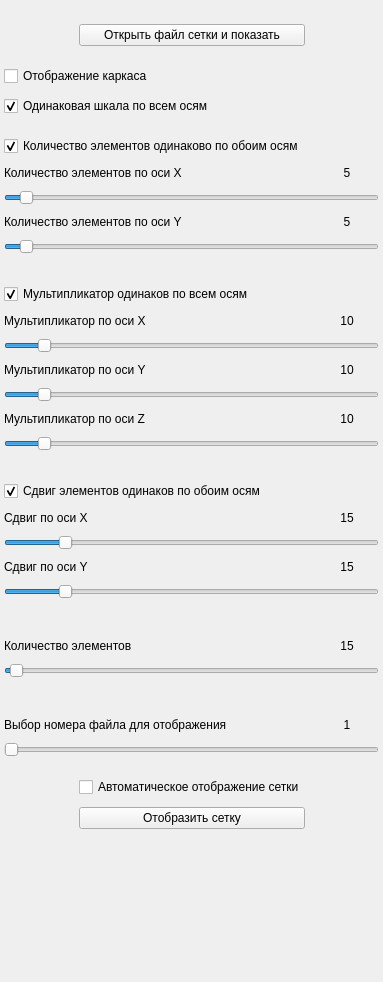
            <widget class="QWidget" name="mesh_configurator_scroll_area_widget">
             <property name="geometry">
              <rect>
               <x>0</x>
               <y>-7</y>
               <width>383</width>
               <height>982</height>
              </rect>
             </property>
             <layout class="QGridLayout" name="gridLayout_5" columnstretch="1,3,1">
              <property name="leftMargin">
               <number>4</number>
              </property>
              <property name="topMargin">
               <number>4</number>
              </property>
              <property name="rightMargin">
               <number>4</number>
              </property>
              <property name="bottomMargin">
               <number>4</number>
              </property>
              <property name="spacing">
               <number>10</number>
              </property>
              <item row="11" column="0" colspan="3">
               <widget class="QSlider" name="axis_y_count_slider">
                <property name="minimum">
                 <number>1</number>
                </property>
                <property name="maximum">
                 <number>100</number>
                </property>
                <property name="singleStep">
                 <number>5</number>
                </property>
                <property name="pageStep">
                 <number>1</number>
                </property>
                <property name="value">
                 <number>5</number>
                </property>
                <property name="orientation">
                 <enum>Qt::Horizontal</enum>
                </property>
               </widget>
              </item>
              <item row="18" column="2">
               <widget class="QLabel" name="axis_z_multiplier_slider_value_label">
                <property name="text">
                 <string>10</string>
                </property>
                <property name="alignment">
                 <set>Qt::AlignCenter</set>
                </property>
               </widget>
              </item>
              <item row="1" column="1">
               <widget class="QPushButton" name="open_and_show_mesh_button">
                <property name="text">
                 <string>Открыть файл сетки и показать</string>
                </property>
               </widget>
              </item>
              <item row="10" column="0" colspan="2">
               <widget class="QLabel" name="axis_y_count_label">
                <property name="text">
                 <string>Количество элементов по оси Y</string>
                </property>
               </widget>
              </item>
              <item row="6" column="0" colspan="3">
               <spacer name="verticalSpacer_22">
                <property name="orientation">
                 <enum>Qt::Vertical</enum>
                </property>
                <property name="sizeType">
                 <enum>QSizePolicy::Fixed</enum>
                </property>
                <property name="sizeHint" stdset="0">
                 <size>
                  <width>20</width>
                  <height>10</height>
                 </size>
                </property>
               </spacer>
              </item>
              <item row="22" column="2">
               <widget class="QLabel" name="axis_x_offset_slider_value_label">
                <property name="text">
                 <string>15</string>
                </property>
                <property name="alignment">
                 <set>Qt::AlignCenter</set>
                </property>
               </widget>
              </item>
              <item row="22" column="0" colspan="2">
               <widget class="QLabel" name="axis_x_offset_label">
                <property name="text">
                 <string>Сдвиг по оси X</string>
                </property>
               </widget>
              </item>
              <item row="25" column="0" colspan="3">
               <widget class="QSlider" name="axis_y_offset_slider">
                <property name="minimum">
                 <number>0</number>
                </property>
                <property name="maximum">
                 <number>100</number>
                </property>
                <property name="pageStep">
                 <number>1</number>
                </property>
                <property name="value">
                 <number>15</number>
                </property>
                <property name="orientation">
                 <enum>Qt::Horizontal</enum>
                </property>
               </widget>
              </item>
              <item row="20" column="0" colspan="3">
               <spacer name="verticalSpacer_16">
                <property name="orientation">
                 <enum>Qt::Vertical</enum>
                </property>
                <property name="sizeType">
                 <enum>QSizePolicy::Fixed</enum>
                </property>
                <property name="sizeHint" stdset="0">
                 <size>
                  <width>20</width>
                  <height>20</height>
                 </size>
                </property>
               </spacer>
              </item>
              <item row="21" column="0" colspan="3">
               <widget class="QCheckBox" name="same_offset_by_axis_check_box">
                <property name="text">
                 <string>Сдвиг элементов одинаков по обоим осям</string>
                </property>
                <property name="checked">
                 <bool>true</bool>
                </property>
               </widget>
              </item>
              <item row="17" column="0" colspan="3">
               <widget class="QSlider" name="axis_y_multiplier_slider">
                <property name="minimum">
                 <number>1</number>
                </property>
                <property name="maximum">
                 <number>100</number>
                </property>
                <property name="pageStep">
                 <number>1</number>
                </property>
                <property name="value">
                 <number>10</number>
                </property>
                <property name="orientation">
                 <enum>Qt::Horizontal</enum>
                </property>
               </widget>
              </item>
              <item row="31" column="0" colspan="3">
               <widget class="QSlider" name="file_number_slider">
                <property name="minimum">
                 <number>1</number>
                </property>
                <property name="maximum">
                 <number>1</number>
                </property>
                <property name="pageStep">
                 <number>1</number>
                </property>
                <property name="orientation">
                 <enum>Qt::Horizontal</enum>
                </property>
               </widget>
              </item>
              <item row="26" column="0" colspan="3">
               <spacer name="verticalSpacer_17">
                <property name="orientation">
                 <enum>Qt::Vertical</enum>
                </property>
                <property name="sizeType">
                 <enum>QSizePolicy::Fixed</enum>
                </property>
                <property name="sizeHint" stdset="0">
                 <size>
                  <width>20</width>
                  <height>30</height>
                 </size>
                </property>
               </spacer>
              </item>
              <item row="32" column="0" colspan="3">
               <spacer name="verticalSpacer_19">
                <property name="orientation">
                 <enum>Qt::Vertical</enum>
                </property>
                <property name="sizeType">
                 <enum>QSizePolicy::Fixed</enum>
                </property>
                <property name="sizeHint" stdset="0">
                 <size>
                  <width>20</width>
                  <height>10</height>
                 </size>
                </property>
               </spacer>
              </item>
              <item row="7" column="0" colspan="3">
               <widget class="QCheckBox" name="same_count_by_axis_check_box">
                <property name="text">
                 <string>Количество элементов одинаково по обоим осям</string>
                </property>
                <property name="checked">
                 <bool>true</bool>
                </property>
               </widget>
              </item>
              <item row="29" column="0" colspan="3">
               <spacer name="verticalSpacer_18">
                <property name="orientation">
                 <enum>Qt::Vertical</enum>
                </property>
                <property name="sizeType">
                 <enum>QSizePolicy::Fixed</enum>
                </property>
                <property name="sizeHint" stdset="0">
                 <size>
                  <width>20</width>
                  <height>30</height>
                 </size>
                </property>
               </spacer>
              </item>
              <item row="15" column="0" colspan="3">
               <widget class="QSlider" name="axis_x_multiplier_slider">
                <property name="minimum">
                 <number>1</number>
                </property>
                <property name="maximum">
                 <number>100</number>
                </property>
                <property name="pageStep">
                 <number>1</number>
                </property>
                <property name="value">
                 <number>10</number>
                </property>
                <property name="orientation">
                 <enum>Qt::Horizontal</enum>
                </property>
               </widget>
              </item>
              <item row="33" column="1">
               <widget class="QCheckBox" name="create_mesh_live_check_box">
                <property name="text">
                 <string>Автоматическое отображение сетки</string>
                </property>
               </widget>
              </item>
              <item row="4" column="0" colspan="3">
               <widget class="QCheckBox" name="show_frame_check_box">
                <property name="text">
                 <string>Отображение каркаса</string>
                </property>
               </widget>
              </item>
              <item row="27" column="2">
               <widget class="QLabel" name="total_count_slider_value_label">
                <property name="text">
                 <string>15</string>
                </property>
                <property name="alignment">
                 <set>Qt::AlignCenter</set>
                </property>
               </widget>
              </item>
              <item row="10" column="2">
               <widget class="QLabel" name="axis_y_count_slider_value_label">
                <property name="text">
                 <string>5</string>
                </property>
                <property name="alignment">
                 <set>Qt::AlignCenter</set>
                </property>
               </widget>
              </item>
              <item row="18" column="0" colspan="2">
               <widget class="QLabel" name="axis_z_multiplier_label">
                <property name="text">
                 <string>Мультипликатор по оси Z</string>
                </property>
               </widget>
              </item>
              <item row="34" column="1">
               <widget class="QPushButton" name="create_mesh_button">
                <property name="text">
                 <string>Отобразить сетку</string>
                </property>
               </widget>
              </item>
              <item row="30" column="0" colspan="2">
               <widget class="QLabel" name="file_number_label">
                <property name="text">
                 <string>Выбор номера файла для отображения</string>
                </property>
               </widget>
              </item>
              <item row="12" column="0" colspan="3">
               <spacer name="verticalSpacer_15">
                <property name="orientation">
                 <enum>Qt::Vertical</enum>
                </property>
                <property name="sizeType">
                 <enum>QSizePolicy::Fixed</enum>
                </property>
                <property name="sizeHint" stdset="0">
                 <size>
                  <width>20</width>
                  <height>20</height>
                 </size>
                </property>
               </spacer>
              </item>
              <item row="16" column="0" colspan="2">
               <widget class="QLabel" name="axis_y_multiplier_label">
                <property name="text">
                 <string>Мультипликатор по оси Y</string>
                </property>
               </widget>
              </item>
              <item row="24" column="0" colspan="2">
               <widget class="QLabel" name="axis_y_offset_label">
                <property name="text">
                 <string>Сдвиг по оси Y</string>
                </property>
               </widget>
              </item>
              <item row="14" column="2">
               <widget class="QLabel" name="axis_x_multiplier_slider_value_label">
                <property name="text">
                 <string>10</string>
                </property>
                <property name="alignment">
                 <set>Qt::AlignCenter</set>
                </property>
               </widget>
              </item>
              <item row="23" column="0" colspan="3">
               <widget class="QSlider" name="axis_x_offset_slider">
                <property name="minimum">
                 <number>0</number>
                </property>
                <property name="maximum">
                 <number>100</number>
                </property>
                <property name="pageStep">
                 <number>1</number>
                </property>
                <property name="value">
                 <number>15</number>
                </property>
                <property name="orientation">
                 <enum>Qt::Horizontal</enum>
                </property>
               </widget>
              </item>
              <item row="35" column="1">
               <spacer name="verticalSpacer_20">
                <property name="orientation">
                 <enum>Qt::Vertical</enum>
                </property>
                <property name="sizeType">
                 <enum>QSizePolicy::MinimumExpanding</enum>
                </property>
                <property name="sizeHint" stdset="0">
                 <size>
                  <width>20</width>
                  <height>10</height>
                 </size>
                </property>
               </spacer>
              </item>
              <item row="27" column="0" colspan="2">
               <widget class="QLabel" name="total_count_label">
                <property name="text">
                 <string>Количество элементов</string>
                </property>
               </widget>
              </item>
              <item row="8" column="0" colspan="2">
               <widget class="QLabel" name="axis_x_count_label">
                <property name="text">
                 <string>Количество элементов по оси X</string>
                </property>
               </widget>
              </item>
              <item row="19" column="0" colspan="3">
               <widget class="QSlider" name="axis_z_multiplier_slider">
                <property name="minimum">
                 <number>1</number>
                </property>
                <property name="maximum">
                 <number>100</number>
                </property>
                <property name="pageStep">
                 <number>1</number>
                </property>
                <property name="value">
                 <number>10</number>
                </property>
                <property name="orientation">
                 <enum>Qt::Horizontal</enum>
                </property>
               </widget>
              </item>
              <item row="14" column="0" colspan="2">
               <widget class="QLabel" name="axis_x_multiplier_label">
                <property name="text">
                 <string>Мультипликатор по оси X</string>
                </property>
               </widget>
              </item>
              <item row="30" column="2">
               <widget class="QLabel" name="file_number_slider_value_label">
                <property name="text">
                 <string>1</string>
                </property>
                <property name="alignment">
                 <set>Qt::AlignCenter</set>
                </property>
               </widget>
              </item>
              <item row="0" column="0" colspan="3">
               <spacer name="verticalSpacer_21">
                <property name="orientation">
                 <enum>Qt::Vertical</enum>
                </property>
                <property name="sizeType">
                 <enum>QSizePolicy::Fixed</enum>
                </property>
                <property name="sizeHint" stdset="0">
                 <size>
                  <width>20</width>
                  <height>20</height>
                 </size>
                </property>
               </spacer>
              </item>
              <item row="13" column="0" colspan="3">
               <widget class="QCheckBox" name="same_multiplier_by_axis_check_box">
                <property name="text">
                 <string>Мультипликатор одинаков по всем осям</string>
                </property>
                <property name="checked">
                 <bool>true</bool>
                </property>
               </widget>
              </item>
              <item row="16" column="2">
               <widget class="QLabel" name="axis_y_multiplier_slider_value_label">
                <property name="text">
                 <string>10</string>
                </property>
                <property name="alignment">
                 <set>Qt::AlignCenter</set>
                </property>
               </widget>
              </item>
              <item row="9" column="0" colspan="3">
               <widget class="QSlider" name="axis_x_count_slider">
                <property name="minimum">
                 <number>1</number>
                </property>
                <property name="maximum">
                 <number>100</number>
                </property>
                <property name="pageStep">
                 <number>1</number>
                </property>
                <property name="value">
                 <number>5</number>
                </property>
                <property name="orientation">
                 <enum>Qt::Horizontal</enum>
                </property>
               </widget>
              </item>
              <item row="28" column="0" colspan="3">
               <widget class="QSlider" name="total_count_slider">
                <property name="minimum">
                 <number>1</number>
                </property>
                <property name="maximum">
                 <number>1000</number>
                </property>
                <property name="pageStep">
                 <number>1</number>
                </property>
                <property name="value">
                 <number>15</number>
                </property>
                <property name="orientation">
                 <enum>Qt::Horizontal</enum>
                </property>
               </widget>
              </item>
              <item row="2" column="0" colspan="3">
               <spacer name="verticalSpacer_14">
                <property name="orientation">
                 <enum>Qt::Vertical</enum>
                </property>
                <property name="sizeType">
                 <enum>QSizePolicy::Fixed</enum>
                </property>
                <property name="sizeHint" stdset="0">
                 <size>
                  <width>20</width>
                  <height>10</height>
                 </size>
                </property>
               </spacer>
              </item>
              <item row="8" column="2">
               <widget class="QLabel" name="axis_x_count_slider_value_label">
                <property name="text">
                 <string>5</string>
                </property>
                <property name="alignment">
                 <set>Qt::AlignCenter</set>
                </property>
               </widget>
              </item>
              <item row="24" column="2">
               <widget class="QLabel" name="axis_y_offset_slider_value_label">
                <property name="text">
                 <string>15</string>
                </property>
                <property name="alignment">
                 <set>Qt::AlignCenter</set>
                </property>
               </widget>
              </item>
              <item row="5" column="0" colspan="3">
               <widget class="QCheckBox" name="same_axis_scale_check_box">
                <property name="text">
                 <string>Одинаковая шкала по всем осям</string>
                </property>
                <property name="checked">
                 <bool>true</bool>
                </property>
               </widget>
              </item>
             </layout>
            </widget>
